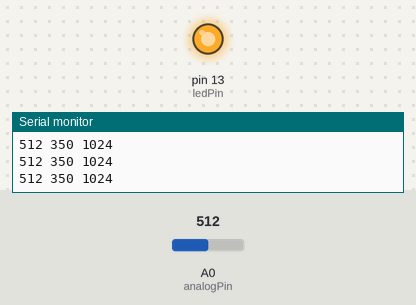
Simulated run of this sketch. Board: Arduino Uno, built with avr-gcc and run on an emulated ATmega328P. Parts: output pins drawn as LEDs (lit = HIGH), the last lines printed to the serial monitor. Inputs (shaded band) come from the test bench; at power-on: A0 (analogPin) = 512.

Above: at 1.2 s.
1.3 s: A0 (analogPin) set to 360
2.8 s: A0 (analogPin) set to 335
At 4.2 s:
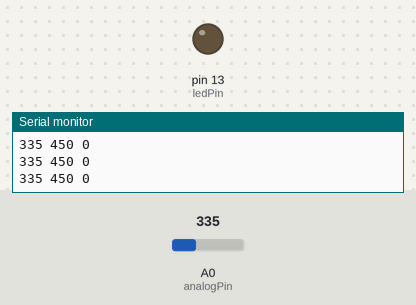
Timing chart, 0 to 5.8 s (numbered marks = the images above; inputs shaded):
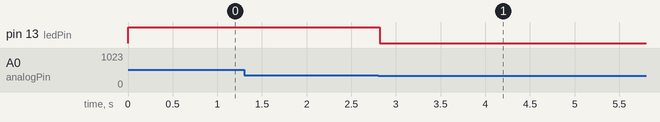

The sketch:

Ejercicio08-Detectar_Alarma_Histeresis.ino
```cpp
const int analogPin = A0;   // pin that the sensor is attached to
const int ledPin = 13;      // pin that the LED is attached to
const int threshold_base = 400;
int threshold;
const int histeresis = 50;  //Valor de la histeresis
boolean alarma;				//1 = ALARMA, 0 = NO ALARMA

void setup() {
  // initialize the LED pin as an output:
  pinMode(ledPin, OUTPUT);
  // initialize serial communications:
  Serial.begin(9600);
  int analogValue = analogRead(analogPin);	//Inicializo el valor de la alarma
  if (analogValue > threshold_base) {
    alarma = 1;
    threshold = threshold_base - histeresis;
    digitalWrite(ledPin, HIGH);
  }
  else {
    alarma = 0;
    threshold = threshold_base + histeresis;
    digitalWrite(ledPin, LOW);
  }
}

void loop() {
  // read the value of the potentiometer:
  int analogValue = analogRead(analogPin);	//En cada loop compruebo el valor de la entrada analógica

  // if the analog value is high enough, turn on the LED:
  if (analogValue > threshold) {
    if (alarma == 0) {
      digitalWrite(ledPin, HIGH);
      Serial.println("ALARMA!!!!!!!!!!!!!!");
      alarma = 1;
      threshold = threshold_base - histeresis;
    }
  } else {
    if (alarma == 1) {
      digitalWrite(ledPin, LOW);
      Serial.println("ALARMA RECUPERADA");
      alarma = 0;
      threshold = threshold_base + histeresis;
    }
  }

  // print values
  Serial.print(analogValue);
  Serial.print(" ");
  Serial.print(threshold);
  Serial.print(" ");
  Serial.println(alarma * 1024);
  delay(50);
  delay(50);
}
```

Measured:
- the behaviour switches between 351 and 350 on A0 (analogPin) (found by bisection; images 0 and 1)
- after the input at 2.8 s, pin 13 (ledPin): HIGH → LOW at once
